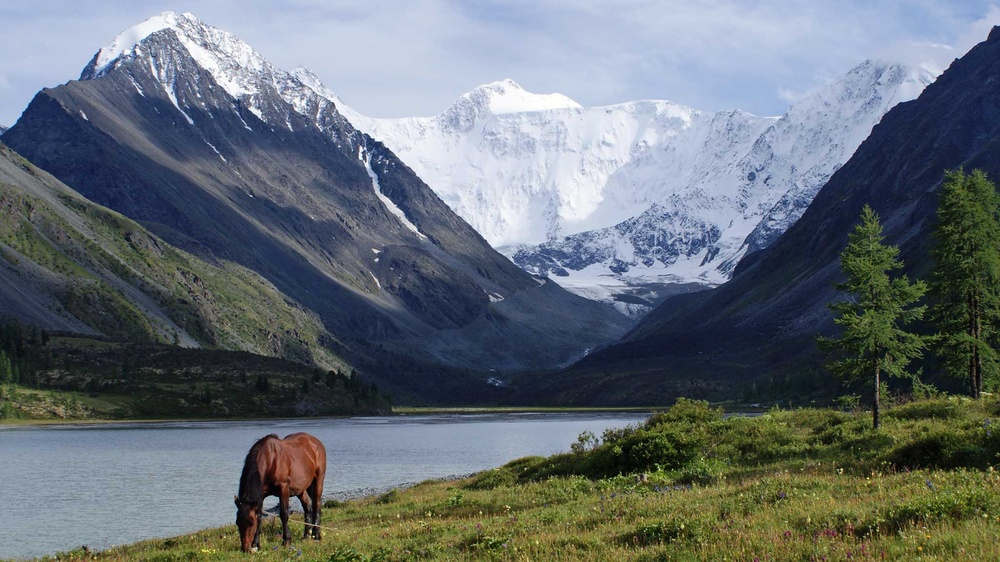
#> input picture resources/Gora-Beluha.jpg, 1000 x 562 px, shrunk from 2048 x 1152 before the run
$ jupyter execute shift_10_pixels_image.ipynb
#> lines starting #> are read from the running program, lines starting #| are printed output that depends on the picture
[cell 1]
# сместить изображение но 10 пикселей вправо
import numpy as np
import cv2 as cv

image = cv.imread('resources/Gora-Beluha.jpg')
#> image is the input picture: shape (562, 1000, 3); mean B, G, R 116, 110.1, 101.9

M = np.float32([
	[1, 0, 10],
	[0, 1, 0]
])
shifted_image = cv.warpAffine(image ,M, (image.shape[1], image.shape[0]))
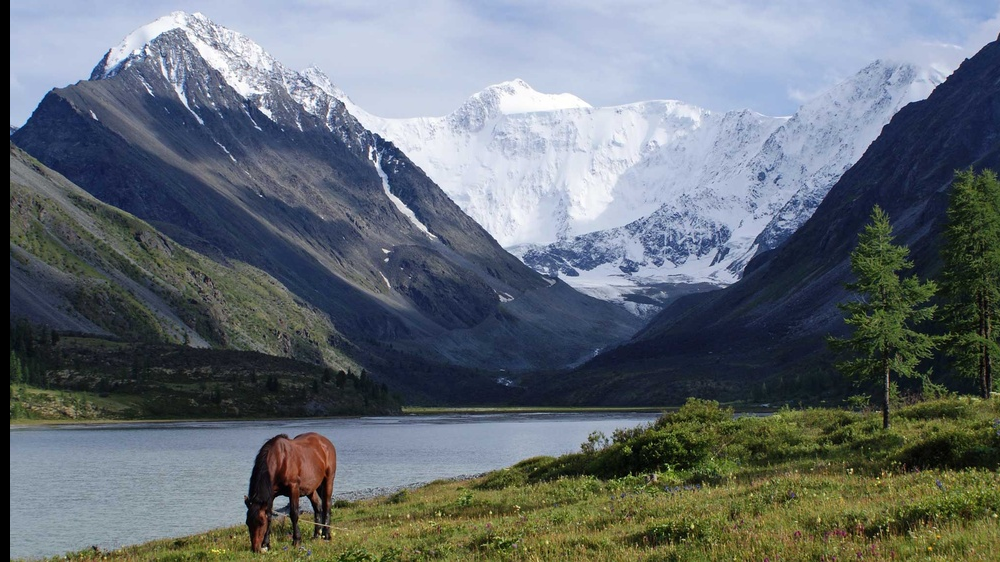
#> shifted_image: shape (562, 1000, 3); mean B, G, R 115.4, 109.4, 101.3

cv.imwrite('result/shifted.jpg', shifted_image)
#> Out = True
